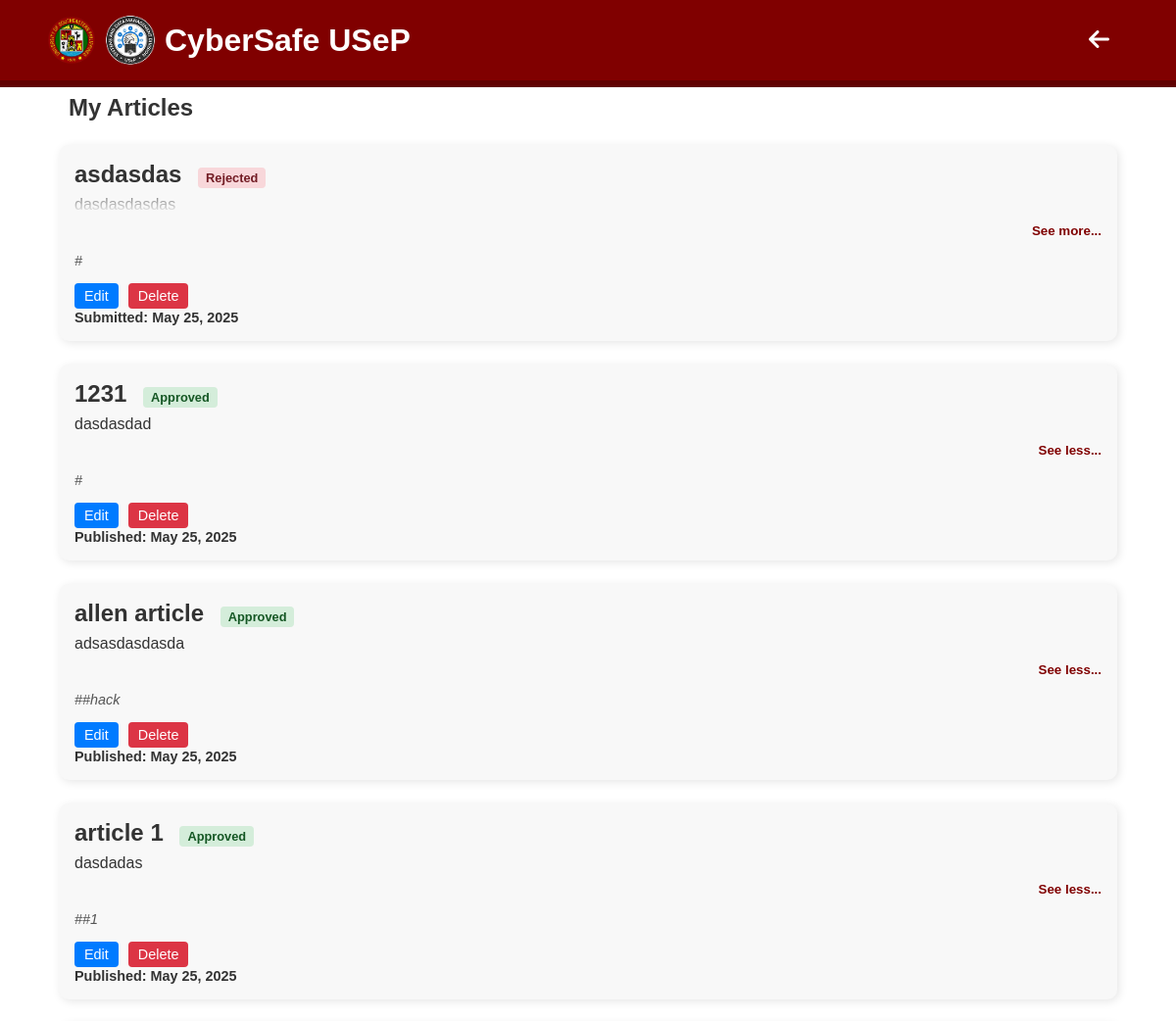
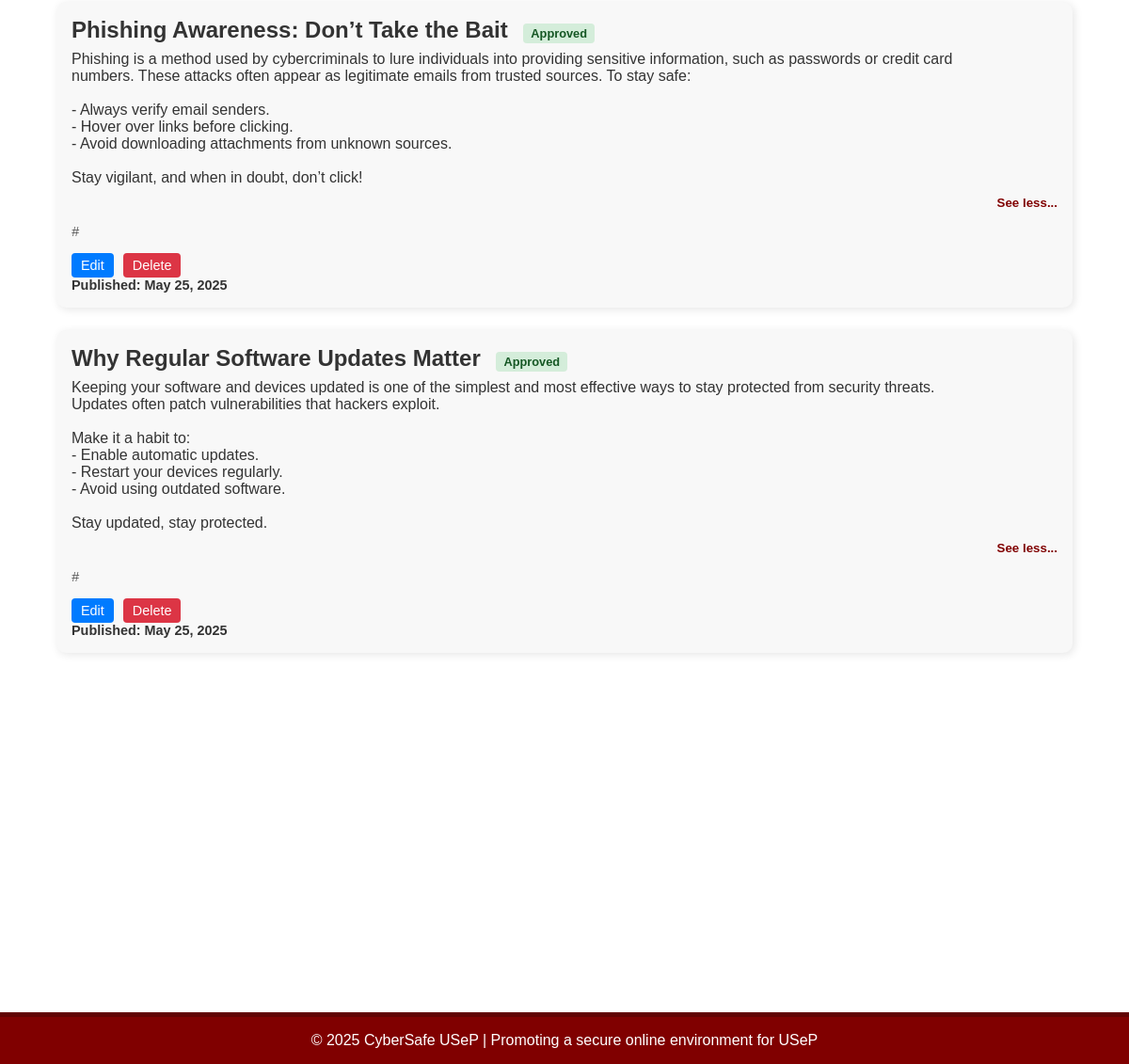
The page /cybersafeOWNARTICLES.php (signed in) on the database its author committed (2 pictures, top to bottom).
### tables this page shows
CREATE TABLE IF NOT EXISTS `articles` (
  `articleID` int NOT NULL AUTO_INCREMENT,
  `userID` int DEFAULT NULL,
  `title` varchar(255) NOT NULL,
  `content` text NOT NULL,
  `category` varchar(50) NOT NULL,
  `submissionDate` datetime NOT NULL DEFAULT CURRENT_TIMESTAMP,
  `publicationDate` datetime DEFAULT NULL,
  `status` enum('pending','rejected','approved') NOT NULL DEFAULT 'pending',
  `keywords` varchar(255) NOT NULL,
  PRIMARY KEY (`articleID`),
  KEY `idx_articles_status` (`status`),
  KEY `idx_articles_user` (`userID`),
  KEY `idx_articles_category` (`category`),
  KEY `category` (`category`)
);

### cybersafeOWNARTICLES.php (the view, shortened to what this page needs)
<?php
require_once 'db.php';
$userID   = $_SESSION['user_id'];
?>
<!DOCTYPE html>
<html lang="en">
<head>
    <link rel="stylesheet" href="https://cdnjs.cloudflare.com/ajax/libs/font-awesome/6.0.0/css/all.min.css">
</head>
<body>
    <header class="header">
        <div id="logo">
            <img src="images/logo.jpg" alt="CyberSafe USeP Logo">
            <img src="images/sdmdlogo.png" alt="sdmdlogo">
            <h1>CyberSafe USeP</h1>
        </div>
        <div>
            <a href="cybersafeARTICLESv2.php" class="back-btn">
                <i class="fas fa-arrow-left"></i>
            </a>
        </div>
    </header>
    <div class="container">
        <main class="my-articles">
            <h2>My Articles</h2>
            <?php
            $sql = "SELECT * FROM articles
                    WHERE userID = :uid
                    ORDER BY submissionDate DESC";
            $stmt = $pdo->prepare($sql);
            $stmt->execute(['uid' => $userID]);
            $myArticles = $stmt->fetchAll(PDO::FETCH_ASSOC);
            if (count($myArticles) === 0): ?>
                <div class="no-articles">
                    <h3>No Articles Submitted Yet</h3>
                    <p>You haven't submitted any articles yet. Share your cybersecurity knowledge with the community!</p>
                    <button class="create-btn" onclick="window.location.href='cybersafeARTICLESUB.php'">
                        Create Your First Article
                    </button>
                </div>
            <?php
            else:
                foreach ($myArticles as $art):
                    $title    = htmlspecialchars($art['title']);
                    $content  = htmlspecialchars($art['content']);
                    $tags     = array_map('trim', explode(',', $art['keywords']));
                    $status   = $art['status'];
                    $subDate  = date("F j, Y", strtotime($art['submissionDate']));
                    $pubDate  = $art['publicationDate']
                                 ? date("F j, Y", strtotime($art['publicationDate']))
                                 : '';
                    switch ($status) {
                        case 'approved':
                            $badgeClass = 'status-approved';
                            $badgeLabel = 'Approved';
                            $dateLabel  = "Published: $pubDate";
                            $expanded   = 'expanded';
                            $btnLabel   = 'See less...';
                            break;
                        case 'rejected':
                            $badgeClass = 'status-rejected';
                            $badgeLabel = 'Rejected';
                            $dateLabel  = "Submitted: $subDate";
                            $expanded   = '';
                            $btnLabel   = 'See more...';
                            break;
                    }
            ?>
            <article>
                <h3>
                    <?= $title ?>
                    <span class="article-status <?= $badgeClass ?>">
                        <?= $badgeLabel ?>
                    </span>
                </h3>
                <div class="article-content <?= $expanded ?>">
                    <?= nl2br($content) ?>
                </div>
                <button class="see-more-btn" onclick="toggleArticle(this)">
                    <?= $btnLabel ?>
                </button>
                <p class="hashtags">
                    <?php foreach ($tags as $tag): ?>
                        #<?= htmlspecialchars($tag) ?>&nbsp;
                    <?php endforeach; ?>
                </p>
                <div class="article-actions">
                    <button class="action-btn edit-btn"
                            onclick="window.location.href='cybersafeARTICLESUB.php?id=<?= $art['articleID'] ?>'">
                        Edit
                    </button>
                    <button class="action-btn delete-btn"
                            onclick="if(confirm('Delete this article?')) window.location.href='delete-article.php?id=<?= $art['articleID'] ?>'">
                        Delete
                    </button>
                </div>
                <div class="author">
                    <span><?= $dateLabel ?></span>
                </div>
            </article>
            <?php
                endforeach;
            endif;
            ?>
        </main>
    </div>
    <footer>
        &copy; 2025 CyberSafe USeP | Promoting a secure online environment for USeP
    </footer>
</body>
</html>

### cybersafeOWNARTICLES.php (style rules this page uses)
* { margin: 0; padding: 0; box-sizing: border-box; font-family: Arial, sans-serif; }
body { background-color: #ffffff; color: #333; }
.header { display: flex; justify-content: space-between; align-items: center; background-color: maroon; border-bottom: 7px solid rgb(97, 2, 2); padding: 1rem 3rem; position: fixed; width: 100%; top: 0; left: 0; z-index: 1001; }
.header img { width: 50px; height: 50px; }
.header #logo { gap: 10px; align-items: center; color: white; display: flex; }
.back-btn { color: white; font-size: 1.5rem; text-decoration: none; margin-right: 20px; }
.container { display: grid; grid-template-columns: 1fr; gap: 2rem; width: 90%; margin: auto; padding: 6rem 0 2rem; position: relative; }
.my-articles { display: grid; gap: 1.5rem; }
.my-articles h2 { margin-left: 10px; }
article { background-color: #f8f8f8; padding: 1rem; border-radius: 10px; box-shadow: 2px 2px 10px rgba(0, 0, 0, 0.1); min-height: 200px; display: flex; flex-direction: column; justify-content: space-between; transition: transform 0.3s ease, box-shadow 0.3s ease; }
.article-content { max-width: 90%; max-height: 100px; overflow: hidden; transition: max-height 0.3s ease; position: relative; }
.article-content.expanded { max-height: none; }
.see-more-btn { background: none; border: none; color: maroon; cursor: pointer; font-weight: bold; padding: 5px 0; display: block; text-align: right; width: 100%; margin: 5px 0; }
.article-content:not(.expanded)::after { content: ''; position: absolute; bottom: 0; left: 0; right: 0; height: 30px; background: linear-gradient(to bottom, rgba(248,248,248,0), rgba(248,248,248,1)); }
.hashtags { color: #555; font-size: 0.9rem; font-style: italic; margin: 5px 0; }
.author { display: flex; align-items: center; margin-top: auto; }
.author span { font-size: 0.9rem; font-weight: bold; color: #333; }
article h2, article h3 { font-size: 1.5rem; margin-bottom: 0.5rem; }
article p { font-size: 1rem; margin-bottom: 0.5rem; }
.article-status { display: inline-block; padding: 3px 8px; border-radius: 4px; font-size: 0.8rem; font-weight: bold; margin-left: 10px; }
.status-approved { background-color: #D4EDDA; color: #155724; }
.status-rejected { background-color: #F8D7DA; color: #721C24; }
.article-actions { display: flex; gap: 10px; margin-top: 10px; }
.action-btn { padding: 5px 10px; border: none; border-radius: 4px; cursor: pointer; font-size: 0.9rem; }
.edit-btn { background-color: #007BFF; color: white; }
.delete-btn { background-color: #DC3545; color: white; }
footer { background-color: maroon; border-top: 5px solid rgb(97, 2, 2); color: white; text-align: center; padding: 1rem; margin-top: 350px; }

### rows shown on the page
articles: title "asdasdas", status "Rejected", content "dasdasdasdas", status "See more...", submissionDate "Submitted: May 25, 2025"
articles: title "1231", status "Approved", content "dasdasdad", status "See less...", publicationDate "Published: May 25, 2025"
articles: title "allen article", status "Approved", content "adsasdasdasda", status "See less...", keywords "#hack", publicationDate "Published: May 25, 2025"
articles: title "article 1", status "Approved", content "dasdadas", status "See less...", keywords "#1", publicationDate "Published: May 25, 2025"
articles: title "Phishing Awareness: Don’t Take the Bait", status "Approved", content "Phishing is a method used by cybercriminals to lure individuals into providing sensitive information, such as passwords or credit card numbers. These attacks often appear as legitimate emails from trusted sources. To stay safe: - Always verify email senders. - Hover over links before clicking. - Avoid downloading attachments from unknown sources. Stay vigilant, and when in doubt, don’t click!", status "See less...", publicationDate "Published: May 25, 2025"
articles: title "Why Regular Software Updates Matter", status "Approved", content "Keeping your software and devices updated is one of the simplest and most effective ways to stay protected from security threats. Updates often patch vulnerabilities that hackers exploit. Make it a habit to: - Enable automatic updates. - Restart your devices regularly. - Avoid using outdated software. Stay updated, stay protected.", status "See less...", publicationDate "Published: May 25, 2025"
